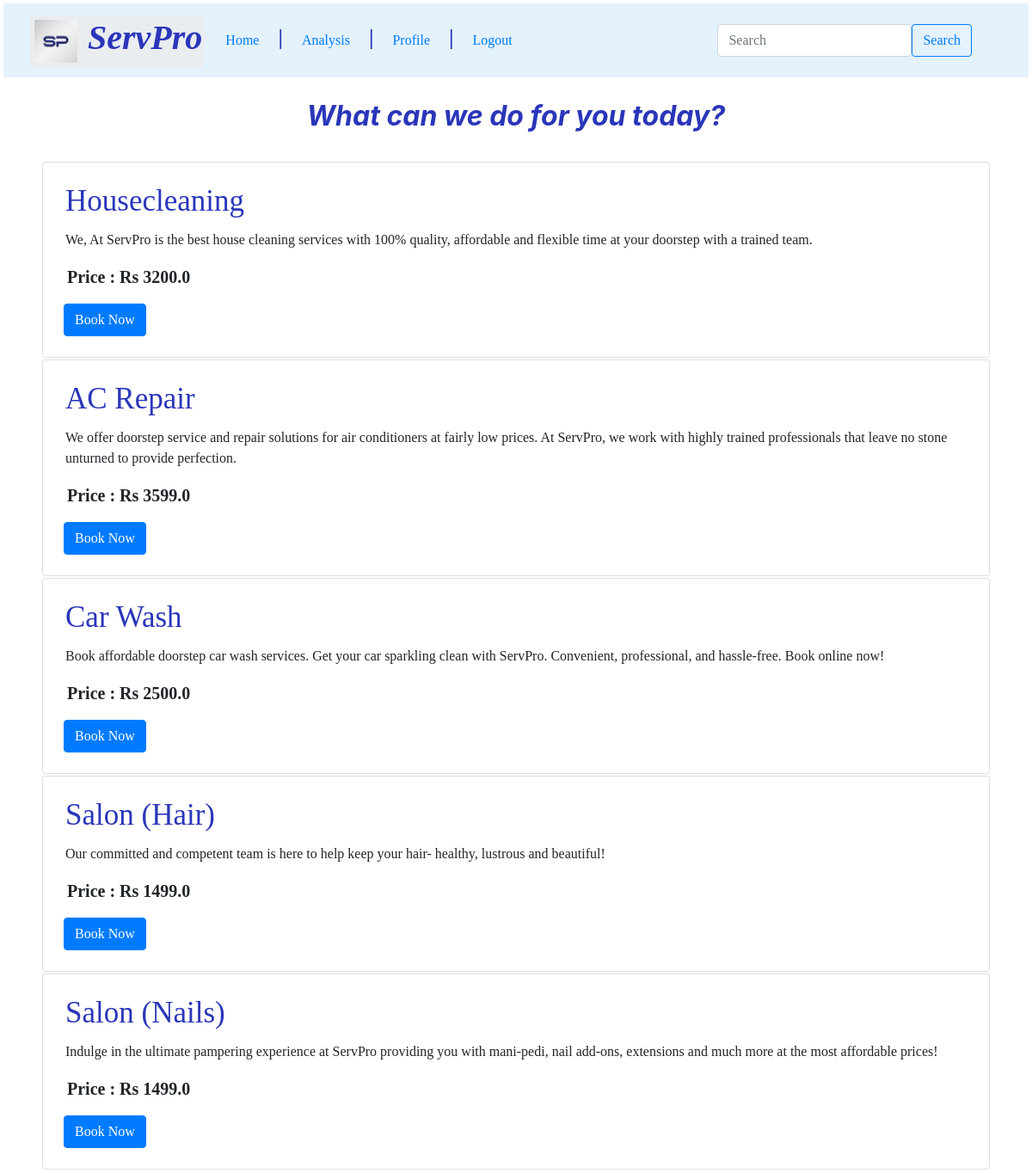
The page /more_services/anishasethh on the database its author committed.
### backend/models.py (models this page shows)
class Services(db.Model):
    __tablename__="services"
    serv_id=db.Column(db.Integer,primary_key=True)
    servexp=db.Column(db.String,nullable=False,unique=True)
    description=db.Column(db.String,nullable=False)
    base_price=db.Column(db.Float,nullable=False)
    professionals=db.relationship("Professional",cascade="all,delete",backref="services")
    service_history=db.relationship("Service_Requests",cascade="all,delete",backref="services")

### backend/controllers.py (the view)
@app.route("/more_services/<username>")
def more_services(username):
    services=getservices()
    customer=Customer.query.filter_by(username=username).first()
    return render_template("more_services.html",username=username,cust_id=customer.cust_id,services=services)

### backend/controllers.py (called while the page is built)
def getservices():
    services=Services.query.all()
    return services

### templates/more_services.html (shortened to what this page needs)
<!DOCTYPE html>
<head>
    <link rel="stylesheet" href="/static/ServPro.css">
    <link rel="stylesheet" href="https://cdn.jsdelivr.net/npm/bootstrap@4.0.0/dist/css/bootstrap.min.css">
</head>
<body>
    <nav class="navbar navbar-expand-lg bg-body-tertiary" style="background-color: #e3f2fd;">
        <div class="container-fluid">
        <h1 class="case1 center" style="background-color:none; text-align:center;"> <img src="/static/logo.jpeg" alt="Logo" width="50" height="50" class="d-inline-block align-text-top"> ServPro </h1>
          <div class="collapse navbar-collapse" id="admn">
            <ul class="nav nav-underline">
              <li class="nav-item">
                <a class="nav-link active" aria-current="page" href="/customer/{{username}}">Home</a>
              </li> <b style="font-size: 25px; color:rgb(42, 54, 185)"> | </b>
              <li class="nav-item">
                <a class="nav-link" href="customer_analysis.html">Analysis</a>
              </li><b style="font-size: 25px; color:rgb(42, 54, 185)"> | </b>
              <li class="nav-item">
                <a class="nav-link" href="/customer_profile/{{cust_id}}/{{username}}"> Profile </a>
              </li><b style="font-size: 25px; color:rgb(42, 54, 185)"> | </b>
              <li class="nav-item">
                <a class="nav-link" href="/login">Logout</a>
              </li>
            </ul>
          </div>
          <nav class="navbar bg-body-tertiary">
            <div class="container-fluid">
              <form class="d-flex" role="search" method="POST" action="/customer_search/{{username}}">
                <input class="form-control me-2" type="search" placeholder="Search" aria-label="Search" name="search" >
                <button type="submit" class="btn btn-outline-primary">Search</button>
              </form>
            </div>
          </nav>
        </div>
    </nav><br>
    <h2 style="color:rgb(42, 54, 185); text-align:center; font-style:italic; font-weight: bold;"> What can we do for you today? </h2>
    <br>
    {% if services %}
    <div class="container">
      {% for service in services %}
      <div class="w-40">
        <div class="card">
          <form action="/book_service/{{service.servexp}}/{{username}}" method="POST">
          <div class="card-body">
            <h5 class="card-title" style="font-size:35px; color:rgb(42, 54, 185);"> {{service.servexp}} </h5>
            <p class="card-text">{{service.description}}</p>
            <p class="card-text" style="font-size: 20px;"><b>Price : Rs {{service.base_price}}</b></p>
            <button type="submit" class="btn btn-primary">Book Now</button>
          </div>
          </form>
        </div>
      </div>
        {% endfor %}
        {% else %} <h3 style="color:rgb(42, 54, 185); text-align: center; font-style: italic; font-weight: bold;"> No Services Available! </h3>
    {% endif %}
    </div>
</body>
</html>

### static/ServPro.css (style rules this page uses)
* { font-family: "Times New Roman"; margin:2px; }
.case1 { margin:auto; height: auto; text-align: center; font-style: italic; font-weight: bold; padding: 3px; color:rgb(42, 54, 185); background-color:rgb(234, 237, 240); }

### rows shown on the page
Services: servexp "Housecleaning", description "We, At ServPro is the best house cleaning services with 100% quality, affordable and flexible time at your doorstep with a trained team.", base_price "3200.0"
Services: servexp "AC Repair", description "We offer doorstep service and repair solutions for air conditioners at fairly low prices. At ServPro, we work with highly trained professionals that leave no stone unturned to provide perfection.", base_price "3599.0"
Services: servexp "Car Wash", description "Book affordable doorstep car wash services. Get your car sparkling clean with ServPro. Convenient, professional, and hassle-free. Book online now!", base_price "2500.0"
Services: servexp "Salon (Hair)", description "Our committed and competent team is here to help keep your hair- healthy, lustrous and beautiful!", base_price "1499.0"
Services: servexp "Salon (Nails)", description "Indulge in the ultimate pampering experience at ServPro providing you with mani-pedi, nail add-ons, extensions and much more at the most affordable prices!", base_price "1499.0"
